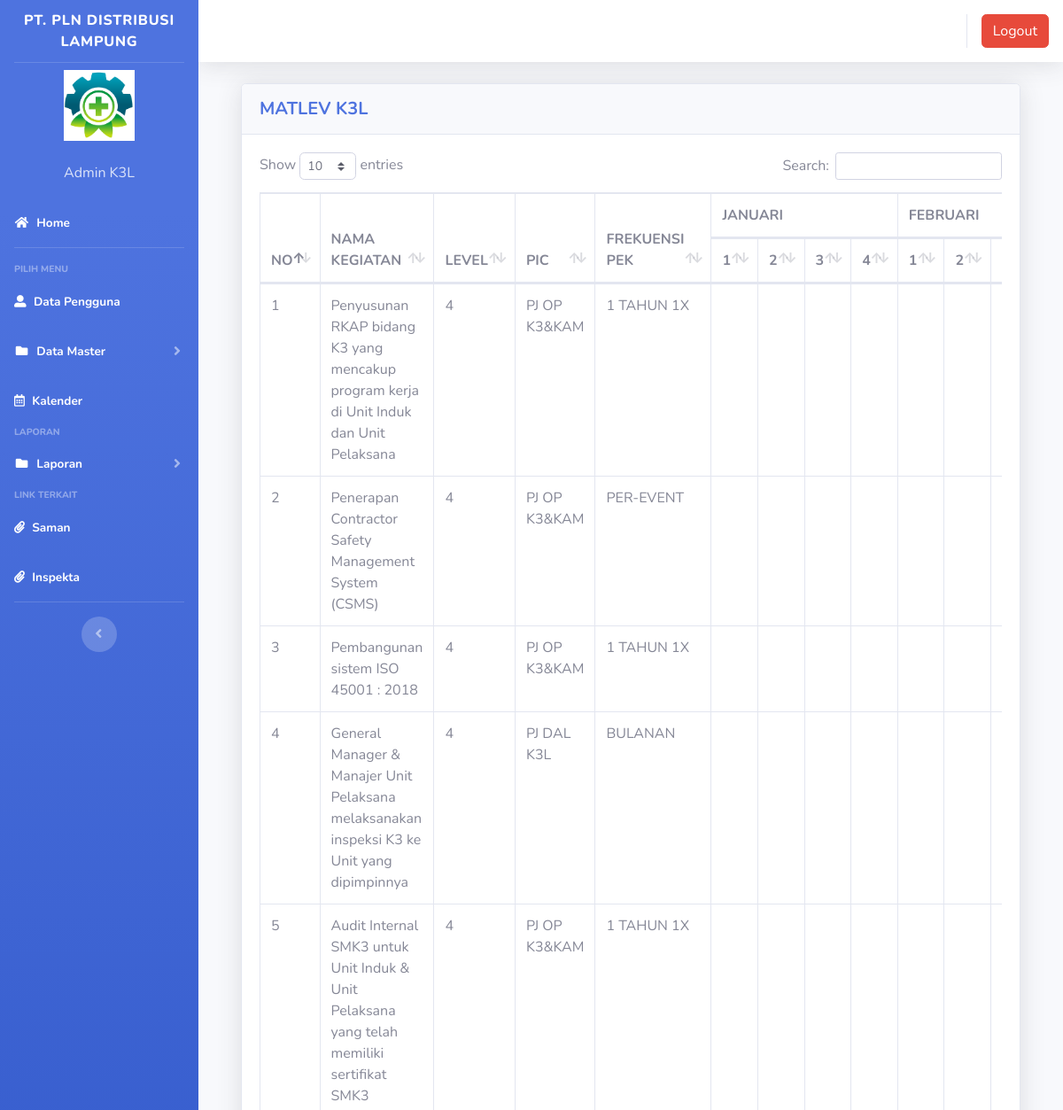
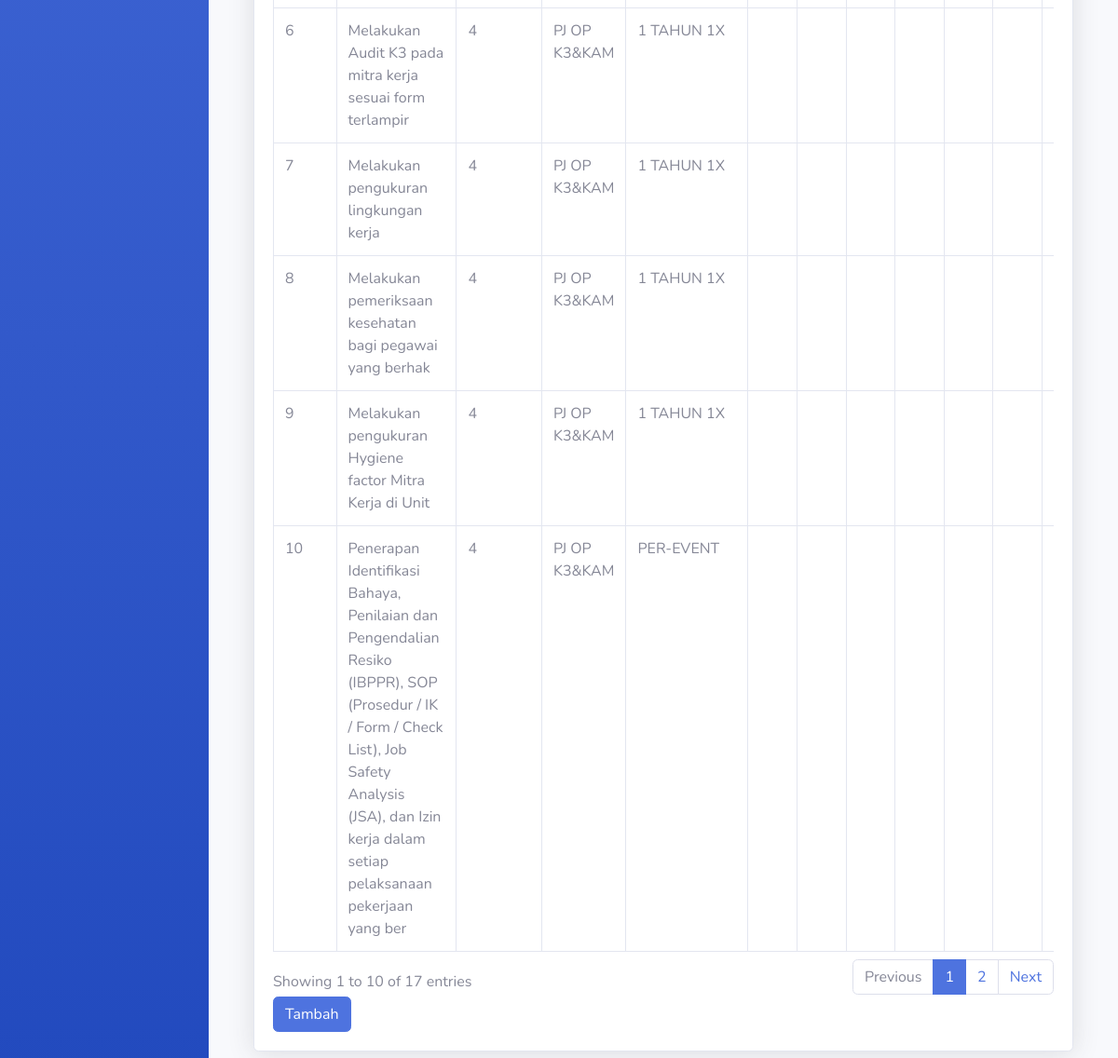
The page /Inventory/index3.php?page=matlevk3l (signed in) on the database its author committed (2 pictures, top to bottom).
### tables this page shows
CREATE TABLE `users` (
  `id` int(11) NOT NULL,
  `nama` varchar(100) NOT NULL,
  `username` varchar(100) NOT NULL,
  `telepon` varchar(100) NOT NULL,
  `password` varchar(100) NOT NULL,
  `level` varchar(25) NOT NULL DEFAULT 'member',
  `foto` varchar(25) NOT NULL
);

CREATE TABLE `matlev_k3l` (
  `id` int(11) NOT NULL,
  `nama_k3l` varchar(200) NOT NULL,
  `level_k3l` varchar(100) NOT NULL,
  `pic_k3l` varchar(100) NOT NULL,
  `frekuensi_k3l` varchar(100) NOT NULL,
  `jan_1_k3l` varchar(100) NOT NULL,
  `jan_2_k3l` varchar(100) NOT NULL,
  `jan_3_k3l` varchar(100) NOT NULL,
  `jan_4_k3l` varchar(100) NOT NULL,
  `feb_1_k3l` varchar(100) NOT NULL,
  `feb_2_k3l` varchar(100) NOT NULL,
  `feb_3_k3l` varchar(100) NOT NULL,
  `feb_4_k3l` varchar(100) NOT NULL,
  `mar_1_k3l` varchar(100) NOT NULL,
  `mar_2_k3l` varchar(100) NOT NULL,
  `mar_3_k3l` varchar(100) NOT NULL,
  `mar_4_k3l` varchar(100) NOT NULL,
  `apr_1_k3l` varchar(100) NOT NULL,
  `apr_2_k3l` varchar(100) NOT NULL,
  `apr_3_k3l` varchar(100) NOT NULL,
  `apr_4_k3l` varchar(100) NOT NULL,
  `mei_1_k3l` varchar(100) NOT NULL,
  `mei_2_k3l` varchar(100) NOT NULL,
  `mei_3_k3l` varchar(100) NOT NULL,
  `mei_4_k3l` varchar(100) NOT NULL,
  `jun_1_k3l` varchar(100) NOT NULL,
  `jun_2_k3l` varchar(100) NOT NULL,
  `jun_3_k3l` varchar(100) NOT NULL,
  `jun_4_k3l` varchar(100) NOT NULL,
  `jul_1_k3l` varchar(100) NOT NULL,
  `jul_2_k3l` varchar(100) NOT NULL,
  `jul_3_k3l` varchar(100) NOT NULL,
  `jul_4_k3l` varchar(100) NOT NULL,
  `agu_1_k3l` varchar(100) NOT NULL,
  `agu_2_k3l` varchar(100) NOT NULL,
  `agu_3_k3l` varchar(100) NOT NULL,
  `agu_4_k3l` varchar(100) NOT NULL,
  `sep_1_k3l` varchar(100) NOT NULL,
  `sep_2_k3l` varchar(100) NOT NULL,
  `sep_3_k3l` varchar(100) NOT NULL,
  `sep_4_k3l` varchar(100) NOT NULL,
  `okt_1_k3l` varchar(100) NOT NULL,
  `okt_2_k3l` varchar(100) NOT NULL,
  `okt_3_k3l` varchar(100) NOT NULL,
  `okt_4_k3l` varchar(100) NOT NULL,
  `nov_1_k3l` varchar(100) NOT NULL,
  `nov_2_k3l` varchar(100) NOT NULL,
  `nov_3_k3l` varchar(100) NOT NULL,
  `nov_4_k3l` varchar(100) NOT NULL,
  `des_1_k3l` varchar(100) NOT NULL,
  `des_2_k3l` varchar(100) NOT NULL,
  `des_3_k3l` varchar(100) NOT NULL,
  `des_4_k3l` varchar(100) NOT NULL
);

### Inventory/page/matlevk3l/matlevk3l.php (the view, shortened to what this page needs)
<div class="container-fluid">
  <div class="card shadow mb-4">
    <div class="card-header py-3">
      <h5 class="m-0 font-weight-bold text-primary">MATLEV K3L</h5>
    </div>
    <div class="card-body">
      <div class="table-responsive">
        <table class="table table-bordered" id="dataTable" width="100%" cellspacing="0">
        <thead>
          <tr>
              <th rowspan="2">NO</th>
              <th rowspan="2">NAMA KEGIATAN</th>
              <th rowspan="2">LEVEL</th>
              <th rowspan="2">PIC</th>
              <th rowspan="2">FREKUENSI PEK</th>
              <th colspan="4">JANUARI</th>
              <th colspan="4">FEBRUARI</th>
          </tr>
          <tr>
              <th>1</th>
              <th>2</th>
              <th>3</th>
              <th>4</th>
              <th>1</th>
              <th>2</th>
              <th>3</th>
          </tr>
            </thead>
          <tbody>
            <?php
          $no = 1;
          $sql = $koneksi->query("select * from matlev_k3l");
          while ($data = $sql->fetch_assoc()) {
          ?>
                                <tr>
                                    <td><?php echo $no++; ?></td>
              <td><?php echo $data['nama_k3l'] ?></td>
              <td><?php echo $data['level_k3l'] ?></td>
              <td><?php echo $data['pic_k3l'] ?></td>
              <td><?php echo $data['frekuensi_k3l'] ?></td>
              <td><?php echo $data['jan_1_k3l'] ?></td>
              <td><?php echo $data['jan_2_k3l'] ?></td>
              <td><?php echo $data['jan_3_k3l'] ?></td>
              <td><?php echo $data['jan_4_k3l'] ?></td>
              <td><?php echo $data['feb_1_k3l'] ?></td>
              <td><?php echo $data['feb_2_k3l'] ?></td>
              <td><?php echo $data['feb_3_k3l'] ?></td>
                                </tr>
          <?php }?>
               </tbody>
                        </table>
        <a href="?page=matlevk3l&aksi=tambahk3l" class="btn btn-primary" >Tambah</a>
      </div>
    </div>
  </div>
</div>

### Inventory/index3.php (shortened to what this page needs)
<?php
	$koneksi = new mysqli("localhost","root","","inventori");
	?>
<!DOCTYPE html>
<html lang="en">
<head>
  <link href="vendor/fontawesome-free/css/all.min.css" rel="stylesheet" type="text/css">
  <link href="css/sb-admin-2.min.css" rel="stylesheet">
  <link href="vendor/datatables/dataTables.bootstrap4.min.css" rel="stylesheet">
  <link rel="stylesheet" href="plugins/datatables-bs4/css/dataTables.bootstrap4.min.css">
  <link rel="stylesheet" href="plugins/datatables-responsive/css/responsive.bootstrap4.min.css">
  <link rel="stylesheet" href="plugins/datatables-buttons/css/buttons.bootstrap4.min.css">
</head>
<body id="page-top">
  <div id="wrapper">
    <ul class="navbar-nav bg-gradient-primary sidebar sidebar-dark accordion" id="accordionSidebar">
      <a class="sidebar-brand d-flex align-items-center justify-content-center" href="index3.php">
        <div class="sidebar-brand-text mx-2">PT. PLN DISTRIBUSI LAMPUNG</div>
      </a>
      <hr class="sidebar-divider my-0">
 <?php
   if ($_SESSION['superadmin']) {
	   $user = $_SESSION['superadmin'];
   }
   $sql =$koneksi->query("select * from users where id='$user'");
   $data = $sql->fetch_assoc();
   ?>
    <li class="d-flex align-items-center justify-content-center">
        <a class="nav-link">
		 <img src="img/<?php echo $data['foto']?>" class="img-circle" width="80" alt="User"/></a>
	  </li>
		 <li class="nav-item ">
        <a class="nav-link">
         	<div class="d-flex align-items-center justify-content-center" class="name">  <?php echo  $data['nama'];?></div></font>
		 </a>
      </li>
      <li class="nav-item active">
        <a class="nav-link" href="?page=home3">
          <i class="fas fa-fw fa-home"></i>
          <span>Home</span></a>
      </li>
      <hr class="sidebar-divider">
      <div class="sidebar-heading">
        Pilih Menu
      </div>
	    <li class="nav-item active">
        <a class="nav-link" href="?page=pengguna">
          <i class="fas fa-user-alt"></i>
          <span>Data Pengguna</span></a>
      </li>
	   <li class="nav-item active">
        <a class="nav-link collapsed" href="#" data-toggle="collapse" data-target="#collapseData" aria-expanded="true" aria-controls="collapseData">
          <i class="fas fa-fw fa-folder"></i>
          <span>Data Master</span>
        </a>
      </li>
	  <li class="nav-item active">
			  <a class="nav-link" href="?page=schedule">
			    <i class="far fa-calendar-alt"></i>
			    <span>Kalender</span></a>
			</li>
      <div class="sidebar-heading">
        Laporan
      </div>
	     <li class="nav-item active">
        <a class="nav-link collapsed" href="#" data-toggle="collapse" data-target="#collapseLaporan" aria-expanded="true" aria-controls="collapseLaporan">
          <i class="fas fa-fw fa-folder"></i>
          <span>Laporan</span>
        </a>
      </li>
		  <div class="sidebar-heading">
		    Link Terkait
		  </div>
			<li class="nav-item active">
			  <a class="nav-link" href="http://10.31.1.170/login" target="_blank">
			    <i class="fas fa-paperclip"></i>
			    <span>Saman</span></a>
			</li>
			<li class="nav-item active">
			  <a class="nav-link" href="https://hsse.pln.co.id/" target="_blank">
			    <i class="fas fa-paperclip"></i>
			    <span>Inspekta</span></a>
			</li>
      <hr class="sidebar-divider d-none d-md-block">
      <div class="text-center d-none d-md-inline">
        <button class="rounded-circle border-0" id="sidebarToggle"></button>
      </div>
    </ul>
    <div id="content-wrapper" class="d-flex flex-column">
      <div id="content">
        <nav class="navbar navbar-expand navbar-light bg-white topbar mb-4 static-top shadow">
          <ul class="navbar-nav ml-auto">
            <li class="nav-item dropdown no-arrow">
			 <div class="top-menu">
        <ul class="nav pull-right top-menu">
           <li><a onclick="return confirm('Apakah anda yakin akan logout?')" class="btn btn-danger" class="logout" href="logout.php">Logout</a></li>
        </ul>
      </div>
            </li>
          </ul>
        </nav>
        <div class="container-fluid">
		 <section class="content">
		      <?php
			   $page = $_GET['page'];
			   $aksi = $_GET['aksi'];
			   	if ($page == "matlevk3l") {
				   if ($aksi == "") {
					   include "page/matlevk3l/matlevk3l.php";
				   }
			   }
			   ?>
    </section>
</div>
    </div>
  </div>
  </div>
</body>
</html>

### rows shown on the page
users: foto (picture), nama "Admin K3L"
matlev_k3l: nama_k3l "Penyusunan RKAP bidang K3 yang mencakup program kerja di Unit Induk dan Unit Pelaksana", level_k3l "4", pic_k3l "PJ OP K3&KAM", frekuensi_k3l "1 TAHUN 1X"
matlev_k3l: nama_k3l "Penerapan Contractor Safety Management System (CSMS)", level_k3l "4", pic_k3l "PJ OP K3&KAM", frekuensi_k3l "PER-EVENT"
matlev_k3l: nama_k3l "Pembangunan sistem ISO 45001 : 2018", level_k3l "4", pic_k3l "PJ OP K3&KAM", frekuensi_k3l "1 TAHUN 1X"
matlev_k3l: nama_k3l "General Manager & Manajer Unit Pelaksana melaksanakan inspeksi K3 ke Unit yang dipimpinnya", level_k3l "4", pic_k3l "PJ DAL K3L", frekuensi_k3l "BULANAN"
matlev_k3l: nama_k3l "Audit Internal SMK3 untuk Unit Induk & Unit Pelaksana yang telah memiliki sertifikat SMK3", level_k3l "4", pic_k3l "PJ OP K3&KAM", frekuensi_k3l "1 TAHUN 1X"
matlev_k3l: nama_k3l "Melakukan Audit K3 pada mitra kerja sesuai form terlampir", level_k3l "4", pic_k3l "PJ OP K3&KAM", frekuensi_k3l "1 TAHUN 1X"
matlev_k3l: nama_k3l "Melakukan pengukuran lingkungan kerja", level_k3l "4", pic_k3l "PJ OP K3&KAM", frekuensi_k3l "1 TAHUN 1X"
matlev_k3l: nama_k3l "Melakukan pemeriksaan kesehatan bagi pegawai yang berhak", level_k3l "4", pic_k3l "PJ OP K3&KAM", frekuensi_k3l "1 TAHUN 1X"
matlev_k3l: nama_k3l "Melakukan pengukuran Hygiene factor Mitra Kerja di Unit", level_k3l "4", pic_k3l "PJ OP K3&KAM", frekuensi_k3l "1 TAHUN 1X"
matlev_k3l: nama_k3l "Penerapan Identifikasi Bahaya, Penilaian dan Pengendalian Resiko (IBPPR), SOP (Prosedur / IK / Form / Check List), Job Safety Analysis (JSA), dan Izin kerja dalam setiap pelaksanaan pekerjaan yang ber", level_k3l "4", pic_k3l "PJ OP K3&KAM", frekuensi_k3l "PER-EVENT"
